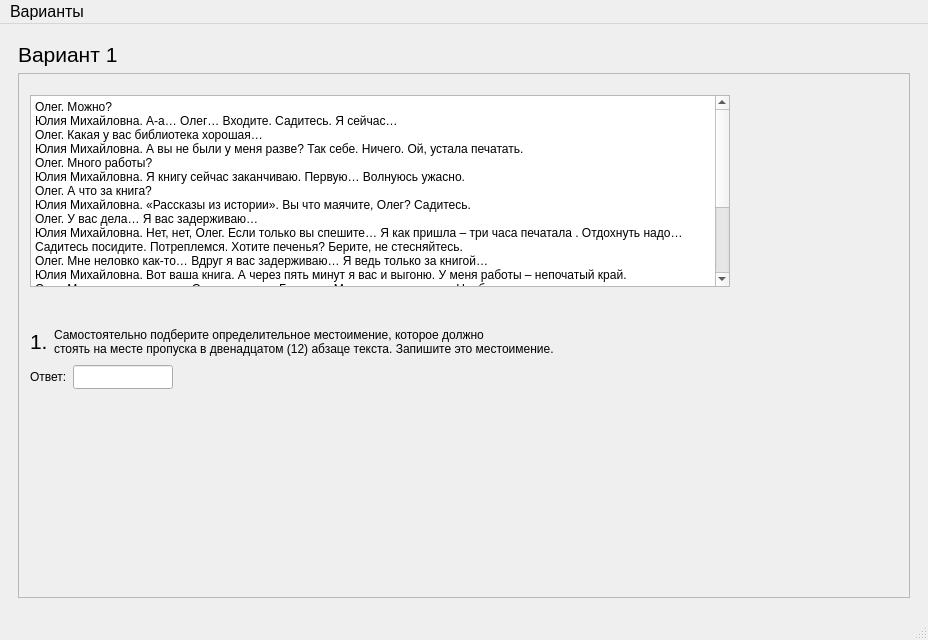
<?xml version="1.0" encoding="UTF-8"?>
<ui version="4.0">
 <class>MainWindow</class>
 <widget class="QMainWindow" name="MainWindow">
  <property name="geometry">
   <rect>
    <x>0</x>
    <y>0</y>
    <width>928</width>
    <height>640</height>
   </rect>
  </property>
  <property name="sizePolicy">
   <sizepolicy hsizetype="Expanding" vsizetype="Expanding">
    <horstretch>0</horstretch>
    <verstretch>0</verstretch>
   </sizepolicy>
  </property>
  <property name="font">
   <font>
    <pointsize>12</pointsize>
   </font>
  </property>
  <property name="windowTitle">
   <string>MainWindow</string>
  </property>
  <widget class="QWidget" name="centralwidget">
   <layout class="QHBoxLayout" name="horizontalLayout">
    <item>
     <widget class="QStackedWidget" name="stackedWidget">
      <property name="font">
       <font>
        <pointsize>16</pointsize>
       </font>
      </property>
      <property name="currentIndex">
       <number>2</number>
      </property>
      <widget class="QWidget" name="mainmenu">
       <widget class="QWidget" name="layoutWidget">
        <property name="geometry">
         <rect>
          <x>240</x>
          <y>160</y>
          <width>331</width>
          <height>261</height>
         </rect>
        </property>
        <layout class="QVBoxLayout" name="verticalLayout">
         <item>
          <spacer name="verticalSpacer_2">
           <property name="orientation">
            <enum>Qt::Vertical</enum>
           </property>
           <property name="sizeHint" stdset="0">
            <size>
             <width>20</width>
             <height>40</height>
            </size>
           </property>
          </spacer>
         </item>
         <item>
          <widget class="QPushButton" name="pushButton">
           <property name="text">
            <string>РУССКИЙ ЯЗЫК</string>
           </property>
          </widget>
         </item>
         <item>
          <widget class="QPushButton" name="pushButton_2">
           <property name="text">
            <string>МАТЕМАТИКА</string>
           </property>
          </widget>
         </item>
         <item>
          <spacer name="verticalSpacer">
           <property name="orientation">
            <enum>Qt::Vertical</enum>
           </property>
           <property name="sizeHint" stdset="0">
            <size>
             <width>20</width>
             <height>40</height>
            </size>
           </property>
          </spacer>
         </item>
        </layout>
       </widget>
      </widget>
      <widget class="QWidget" name="variantsrus">
       <widget class="QPushButton" name="startrus_btn">
        <property name="geometry">
         <rect>
          <x>390</x>
          <y>240</y>
          <width>301</width>
          <height>101</height>
         </rect>
        </property>
        <property name="font">
         <font>
          <pointsize>16</pointsize>
         </font>
        </property>
        <property name="text">
         <string>Начать тестирование</string>
        </property>
       </widget>
       <widget class="QWidget" name="layoutWidget">
        <property name="geometry">
         <rect>
          <x>80</x>
          <y>100</y>
          <width>231</width>
          <height>435</height>
         </rect>
        </property>
        <layout class="QVBoxLayout" name="verticalLayout_2">
         <item>
          <widget class="QRadioButton" name="radioButton_r1">
           <property name="text">
            <string>Вариант 1</string>
           </property>
          </widget>
         </item>
         <item>
          <widget class="QRadioButton" name="radioButton_r2">
           <property name="text">
            <string>Вариант 2</string>
           </property>
          </widget>
         </item>
         <item>
          <widget class="QRadioButton" name="radioButton_5">
           <property name="text">
            <string>Вариант 3</string>
           </property>
          </widget>
         </item>
         <item>
          <widget class="QRadioButton" name="radioButton_6">
           <property name="text">
            <string>Вариант 4</string>
           </property>
          </widget>
         </item>
         <item>
          <widget class="QRadioButton" name="radioButton_7">
           <property name="text">
            <string>Вариант 5</string>
           </property>
          </widget>
         </item>
         <item>
          <widget class="QRadioButton" name="radioButton_8">
           <property name="text">
            <string>Вариант 6</string>
           </property>
          </widget>
         </item>
         <item>
          <widget class="QRadioButton" name="radioButton_9">
           <property name="text">
            <string>Вариант 7</string>
           </property>
          </widget>
         </item>
         <item>
          <widget class="QRadioButton" name="radioButton_10">
           <property name="text">
            <string>Вариант 8</string>
           </property>
          </widget>
         </item>
         <item>
          <widget class="QRadioButton" name="radioButton_11">
           <property name="text">
            <string>Вариант 9</string>
           </property>
          </widget>
         </item>
         <item>
          <widget class="QRadioButton" name="radioButton_12">
           <property name="text">
            <string>Вариант 10</string>
           </property>
          </widget>
         </item>
        </layout>
       </widget>
       <widget class="QLabel" name="label_2">
        <property name="geometry">
         <rect>
          <x>20</x>
          <y>20</y>
          <width>751</width>
          <height>61</height>
         </rect>
        </property>
        <property name="text">
         <string>Выберите по русскому вариант и начните тестирование!</string>
        </property>
       </widget>
      </widget>
      <widget class="QWidget" name="variant1rus">
       <layout class="QVBoxLayout" name="verticalLayout_3">
        <item>
         <widget class="QLabel" name="label">
          <property name="maximumSize">
           <size>
            <width>130</width>
            <height>30</height>
           </size>
          </property>
          <property name="text">
           <string>Вариант 1</string>
          </property>
         </widget>
        </item>
        <item>
         <widget class="QScrollArea" name="scrollArea">
          <property name="minimumSize">
           <size>
            <width>700</width>
            <height>500</height>
           </size>
          </property>
          <property name="maximumSize">
           <size>
            <width>2000</width>
            <height>1500</height>
           </size>
          </property>
          <property name="widgetResizable">
           <bool>true</bool>
          </property>
          <widget class="QWidget" name="scrollAreaWidgetContents">
           <property name="geometry">
            <rect>
             <x>0</x>
             <y>0</y>
             <width>882</width>
             <height>506</height>
            </rect>
           </property>
           <widget class="QTextBrowser" name="textBrowser">
            <property name="geometry">
             <rect>
              <x>11</x>
              <y>21</y>
              <width>700</width>
              <height>192</height>
             </rect>
            </property>
            <property name="sizePolicy">
             <sizepolicy hsizetype="Expanding" vsizetype="Expanding">
              <horstretch>0</horstretch>
              <verstretch>0</verstretch>
             </sizepolicy>
            </property>
            <property name="minimumSize">
             <size>
              <width>0</width>
              <height>0</height>
             </size>
            </property>
            <property name="html">
             <string>&lt;!DOCTYPE HTML PUBLIC &quot;-//W3C//DTD HTML 4.0//EN&quot; &quot;http://www.w3.org/TR/REC-html40/strict.dtd&quot;&gt;
&lt;html&gt;&lt;head&gt;&lt;meta name=&quot;qrichtext&quot; content=&quot;1&quot; /&gt;&lt;style type=&quot;text/css&quot;&gt;
p, li { white-space: pre-wrap; }
&lt;/style&gt;&lt;/head&gt;&lt;body style=&quot; font-family:'MS Shell Dlg 2'; font-size:16pt; font-weight:400; font-style:normal;&quot;&gt;
&lt;p style=&quot; margin-top:0px; margin-bottom:0px; margin-left:0px; margin-right:0px; -qt-block-indent:0; text-indent:0px;&quot;&gt;&lt;span style=&quot; font-size:9pt;&quot;&gt;Олег. Можно? &lt;/span&gt;&lt;/p&gt;
&lt;p style=&quot; margin-top:0px; margin-bottom:0px; margin-left:0px; margin-right:0px; -qt-block-indent:0; text-indent:0px;&quot;&gt;&lt;span style=&quot; font-size:9pt;&quot;&gt;Юлия Михайловна. А-а… Олег… Входите. Садитесь. Я сейчас… &lt;/span&gt;&lt;/p&gt;
&lt;p style=&quot; margin-top:0px; margin-bottom:0px; margin-left:0px; margin-right:0px; -qt-block-indent:0; text-indent:0px;&quot;&gt;&lt;span style=&quot; font-size:9pt;&quot;&gt;Олег. Какая у вас библиотека хорошая… &lt;/span&gt;&lt;/p&gt;
&lt;p style=&quot; margin-top:0px; margin-bottom:0px; margin-left:0px; margin-right:0px; -qt-block-indent:0; text-indent:0px;&quot;&gt;&lt;span style=&quot; font-size:9pt;&quot;&gt;Юлия Михайловна. А вы не были у меня разве? Так себе. Ничего. Ой, устала печатать.&lt;/span&gt;&lt;/p&gt;
&lt;p style=&quot; margin-top:0px; margin-bottom:0px; margin-left:0px; margin-right:0px; -qt-block-indent:0; text-indent:0px;&quot;&gt;&lt;span style=&quot; font-size:9pt;&quot;&gt;Олег. Много работы? &lt;/span&gt;&lt;/p&gt;
&lt;p style=&quot; margin-top:0px; margin-bottom:0px; margin-left:0px; margin-right:0px; -qt-block-indent:0; text-indent:0px;&quot;&gt;&lt;span style=&quot; font-size:9pt;&quot;&gt;Юлия Михайловна. Я книгу сейчас заканчиваю. Первую… Волнуюсь ужасно. &lt;/span&gt;&lt;/p&gt;
&lt;p style=&quot; margin-top:0px; margin-bottom:0px; margin-left:0px; margin-right:0px; -qt-block-indent:0; text-indent:0px;&quot;&gt;&lt;span style=&quot; font-size:9pt;&quot;&gt;Олег. А что за книга? &lt;/span&gt;&lt;/p&gt;
&lt;p style=&quot; margin-top:0px; margin-bottom:0px; margin-left:0px; margin-right:0px; -qt-block-indent:0; text-indent:0px;&quot;&gt;&lt;span style=&quot; font-size:9pt;&quot;&gt;Юлия Михайловна. «Рассказы из истории». Вы что маячите, Олег? Садитесь. &lt;/span&gt;&lt;/p&gt;
&lt;p style=&quot; margin-top:0px; margin-bottom:0px; margin-left:0px; margin-right:0px; -qt-block-indent:0; text-indent:0px;&quot;&gt;&lt;span style=&quot; font-size:9pt;&quot;&gt;Олег. У вас дела… Я вас задерживаю… &lt;/span&gt;&lt;/p&gt;
&lt;p style=&quot; margin-top:0px; margin-bottom:0px; margin-left:0px; margin-right:0px; -qt-block-indent:0; text-indent:0px;&quot;&gt;&lt;span style=&quot; font-size:9pt;&quot;&gt;Юлия Михайловна. Нет, нет, Олег. Если только вы спешите… Я как пришла – три часа печатала . Отдохнуть надо… Садитесь посидите. Потреплемся. Хотите печенья? Берите, не стесняйтесь. &lt;/span&gt;&lt;/p&gt;
&lt;p style=&quot; margin-top:0px; margin-bottom:0px; margin-left:0px; margin-right:0px; -qt-block-indent:0; text-indent:0px;&quot;&gt;&lt;span style=&quot; font-size:9pt;&quot;&gt;Олег. Мне неловко как-то… Вдруг я вас задерживаю… Я ведь только за книгой… &lt;/span&gt;&lt;/p&gt;
&lt;p style=&quot; margin-top:0px; margin-bottom:0px; margin-left:0px; margin-right:0px; -qt-block-indent:0; text-indent:0px;&quot;&gt;&lt;span style=&quot; font-size:9pt;&quot;&gt;Юлия Михайловна. Вот ваша книга. А через пять минут я вас и выгоню. У меня работы – непочатый край. &lt;/span&gt;&lt;/p&gt;
&lt;p style=&quot; margin-top:0px; margin-bottom:0px; margin-left:0px; margin-right:0px; -qt-block-indent:0; text-indent:0px;&quot;&gt;&lt;span style=&quot; font-size:9pt;&quot;&gt;Олег. Мне у вас нравится… Столько книг… Бумаги… Машинка пишущая… Необычно… &lt;/span&gt;&lt;/p&gt;
&lt;p style=&quot; margin-top:0px; margin-bottom:0px; margin-left:0px; margin-right:0px; -qt-block-indent:0; text-indent:0px;&quot;&gt;&lt;span style=&quot; font-size:9pt;&quot;&gt;Юлия Михайловна. Вы хотите сказать – для женщины необычно. А я, знаете ли, Олег, лет до тридцати дурака валяла. А вот сейчас опомнилась хочется упущенное наверстать. У вас завтра последний экзамен? &lt;/span&gt;&lt;/p&gt;
&lt;p style=&quot; margin-top:0px; margin-bottom:0px; margin-left:0px; margin-right:0px; -qt-block-indent:0; text-indent:0px;&quot;&gt;&lt;span style=&quot; font-size:9pt;&quot;&gt;Олег. Да. Юлия Михайловна. И куда вы?&lt;/span&gt;&lt;/p&gt;
&lt;p style=&quot; margin-top:0px; margin-bottom:0px; margin-left:0px; margin-right:0px; -qt-block-indent:0; text-indent:0px;&quot;&gt;&lt;span style=&quot; font-size:9pt;&quot;&gt;Олег. На физфак буду поступать – . Ну и шахматы… &lt;/span&gt;&lt;/p&gt;
&lt;p style=&quot; margin-top:0px; margin-bottom:0px; margin-left:0px; margin-right:0px; -qt-block-indent:0; text-indent:0px;&quot;&gt;&lt;span style=&quot; font-size:9pt;&quot;&gt;Юлия Михайловна. Ой, господи, Олег! Вам хорошо. Вы знаете, что делать будете. А я в ваши годы дура дурой была… Столько времени потеряла … Жуть!&lt;/span&gt;&lt;/p&gt;
&lt;p style=&quot; margin-top:0px; margin-bottom:0px; margin-left:0px; margin-right:0px; -qt-block-indent:0; text-indent:0px;&quot;&gt;&lt;span style=&quot; font-size:9pt;&quot;&gt;	&lt;/span&gt;&lt;/p&gt;
&lt;p style=&quot; margin-top:0px; margin-bottom:0px; margin-left:0px; margin-right:0px; -qt-block-indent:0; text-indent:0px;&quot;&gt;&lt;span style=&quot; font-size:9pt;&quot;&gt;(По А.Н. Казанцеву)&lt;/span&gt;&lt;/p&gt;&lt;/body&gt;&lt;/html&gt;</string>
            </property>
           </widget>
           <widget class="QWidget" name="">
            <property name="geometry">
             <rect>
              <x>11</x>
              <y>251</y>
              <width>671</width>
              <height>69</height>
             </rect>
            </property>
            <layout class="QGridLayout" name="gridLayout">
             <item row="1" column="2">
              <widget class="QLineEdit" name="lineEdit">
               <property name="sizePolicy">
                <sizepolicy hsizetype="Expanding" vsizetype="Preferred">
                 <horstretch>0</horstretch>
                 <verstretch>0</verstretch>
                </sizepolicy>
               </property>
               <property name="minimumSize">
                <size>
                 <width>0</width>
                 <height>24</height>
                </size>
               </property>
               <property name="maximumSize">
                <size>
                 <width>100</width>
                 <height>24</height>
                </size>
               </property>
               <property name="font">
                <font>
                 <pointsize>9</pointsize>
                </font>
               </property>
              </widget>
             </item>
             <item row="1" column="3">
              <spacer name="horizontalSpacer">
               <property name="orientation">
                <enum>Qt::Horizontal</enum>
               </property>
               <property name="sizeType">
                <enum>QSizePolicy::Expanding</enum>
               </property>
               <property name="sizeHint" stdset="0">
                <size>
                 <width>40</width>
                 <height>20</height>
                </size>
               </property>
              </spacer>
             </item>
             <item row="0" column="0">
              <widget class="QLabel" name="label_4">
               <property name="sizePolicy">
                <sizepolicy hsizetype="Fixed" vsizetype="Fixed">
                 <horstretch>0</horstretch>
                 <verstretch>0</verstretch>
                </sizepolicy>
               </property>
               <property name="text">
                <string>1.</string>
               </property>
              </widget>
             </item>
             <item row="1" column="0" colspan="2">
              <widget class="QLabel" name="label_5">
               <property name="font">
                <font>
                 <pointsize>9</pointsize>
                </font>
               </property>
               <property name="text">
                <string>Ответ:</string>
               </property>
              </widget>
             </item>
             <item row="0" column="1" colspan="3">
              <widget class="QLabel" name="label_3">
               <property name="font">
                <font>
                 <pointsize>9</pointsize>
                </font>
               </property>
               <property name="text">
                <string>Самостоятельно подберите определительное местоимение, которое должно 
стоять на месте пропуска в двенадцатом (12) абзаце текста. Запишите это местоимение. </string>
               </property>
              </widget>
             </item>
            </layout>
           </widget>
          </widget>
         </widget>
        </item>
       </layout>
      </widget>
      <widget class="QWidget" name="variant2rus">
       <widget class="QLineEdit" name="lineEdit_2">
        <property name="geometry">
         <rect>
          <x>220</x>
          <y>10</y>
          <width>341</width>
          <height>61</height>
         </rect>
        </property>
        <property name="text">
         <string>ВАРИАНТ 2</string>
        </property>
       </widget>
       <widget class="QPushButton" name="v2r_btn_to_vr">
        <property name="geometry">
         <rect>
          <x>10</x>
          <y>20</y>
          <width>131</width>
          <height>31</height>
         </rect>
        </property>
        <property name="text">
         <string>к вариантам</string>
        </property>
       </widget>
      </widget>
     </widget>
    </item>
   </layout>
  </widget>
  <widget class="QStatusBar" name="statusbar"/>
  <widget class="QMenuBar" name="menubar">
   <property name="geometry">
    <rect>
     <x>0</x>
     <y>0</y>
     <width>928</width>
     <height>26</height>
    </rect>
   </property>
   <widget class="QMenu" name="variants_menu">
    <property name="title">
     <string>Варианты</string>
    </property>
    <addaction name="variants_rus_act"/>
    <addaction name="variants_mat_act"/>
   </widget>
   <addaction name="variants_menu"/>
  </widget>
  <action name="variants_rus_act">
   <property name="text">
    <string>Русский язык</string>
   </property>
  </action>
  <action name="variants_mat_act">
   <property name="text">
    <string>Математика</string>
   </property>
  </action>
  <action name="main_act">
   <property name="text">
    <string>В главное меню</string>
   </property>
  </action>
  <action name="main_menu_action">
   <property name="text">
    <string>главноеменю</string>
   </property>
  </action>
 </widget>
 <resources/>
 <connections/>
</ui>
